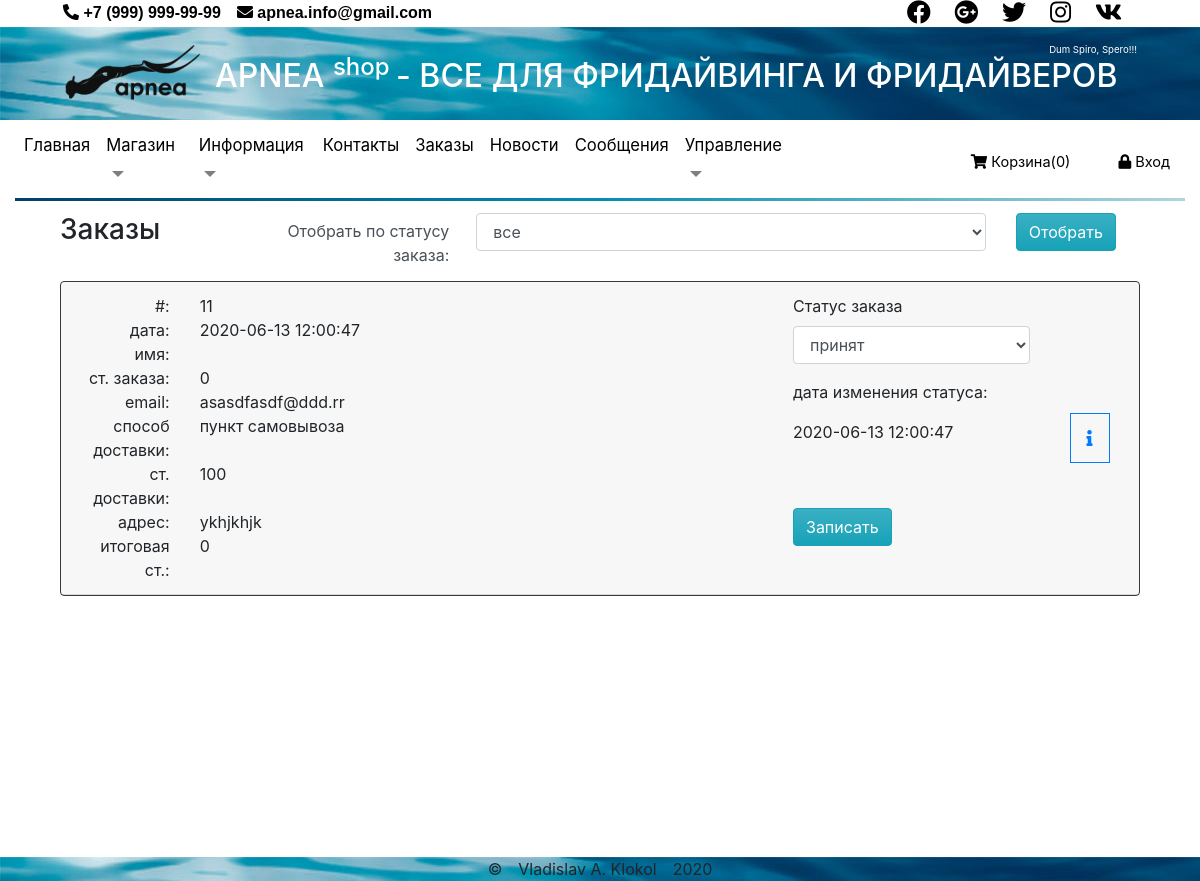
Screenshot of /views/admin/orders.php with the database file from the repository.
### tables this page shows
CREATE TABLE `orders` (
  `id` int(11) NOT NULL,
  `email` varchar(256) NOT NULL,
  `delivery` int(11) DEFAULT '1',
  `address` varchar(2048) DEFAULT NULL,
  `cost_delivery` int(11) DEFAULT '0',
  `date` datetime DEFAULT CURRENT_TIMESTAMP,
  `status_id` int(3) NOT NULL DEFAULT '1',
  `date_status` datetime DEFAULT CURRENT_TIMESTAMP,
  `user` varchar(1024) DEFAULT NULL,
  `cost_product` int(14) NOT NULL DEFAULT '0',
  `cost_total` int(14) NOT NULL DEFAULT '0'
);

CREATE TABLE `delivery` (
  `id` int(11) NOT NULL,
  `name` varchar(256) NOT NULL,
  `cost` int(5) NOT NULL DEFAULT '0'
);

CREATE TABLE `status` (
  `id` int(3) NOT NULL,
  `name` varchar(50) NOT NULL
);

### module/pdo_query.php (called while the page is built, shortened)
<?php
function getTable(object $pdo, string $table, string $where = "1", $sort = "", $limit = ""): array
{
    $sql = "SELECT * FROM `$table`
    WHERE " . ($where == "" ? 1 : "$where")
        . ($sort == "" ? "" : " ORDER BY $sort")
        . ($limit == "" ? "" : " LIMIT $limit");
    $stmt = $pdo->prepare($sql);
    $stmt->execute();
    return $stmt->fetchAll();
}
function getOrder(object $pdo, array $data): array
{
    $sql = "SELECT
                `orders`.* ,
                `delivery`.name as 'devil'
            FROM `orders`
            LEFT JOIN
                `delivery`
            ON
            `orders`.delivery = `delivery`.id";
    $stmt = $pdo->prepare($sql);
    $stmt->execute();
    return $stmt->fetchAll();
}

### views/admin/orders.php (the view, shortened to what this page needs)
<?php
require $_SERVER['DOCUMENT_ROOT'] . '/views/layouts/index.php';
$status = getTable($pdo, 'status');
if (isset($_POST['selectStatus'])) {
    if ($_POST['status'] == -1) {
        $orders = getOrder($pdo, []);
    } else {
        $orders = getOrder($pdo, $_POST);
    }
} else {
    $orders = getOrder($pdo, []);
};
require  $_SERVER['DOCUMENT_ROOT'] . '/views/layouts/header.php';
?>
<div class="row">
    <div class="col-2">
        <h3>Заказы</h3>
    </div>
    <div class="col-10">
        <form method="POST">
            <div class="row">
                <div class="col-3 text-right form-control border-0">
                    <label for="selectStatus">Отобрать по статусу заказа: </label>
                </div>
                <div class="col-7">
                    <select class="form-control" id="eselectStatus" name="status">
                        <option value="-1">все</option>
                    </select>
                </div>
                <div class="col-2 ">
                    <input type="submit" class="btn btn-info" name="selectStatus" value="Отобрать">
                </div>
            </div>
        </form>
    </div>
</div>
<div class="row">
    <div class="col">
        <div class="accordion" id="accordionExample">
            <?php
            foreach ($orders as $order) {
            ?>
                <div class="card border-dark">
                    <div class="card-header" id="heading<?= $order['id'] ?>">
                        <div class="row mb-0">
                            <div class="col-8">
                                <div class="row">
                                    <div class="col-2 text-right border-bottom border-secondary">#:</div>
                                    <div class="col text-left border-bottom border-secondary"><?= $order['id'] ?></div>
                                </div>
                                <div class="row">
                                    <div class="col-2  text-right border-bottom border-secondary">дата:</div>
                                    <div class="col text-left border-bottom border-secondary"><?= $order['date'] ?></div>
                                </div>
                                <div class="row">
                                    <div class="col-2 text-right border-bottom border-secondary">имя:</div>
                                    <div class="col text-left border-bottom border-secondary"><?= $order['user'] ?></div>
                                </div>
                                <div class="row">
                                    <div class="col-2 text-right border-bottom border-secondary">ст. заказа:</div>
                                    <div class="col text-left border-bottom border-secondary"><?= $order['cost_product'] ?></div>
                                </div>
                                <div class="row">
                                    <div class="col-2  text-right border-bottom border-secondary">email:</div>
                                    <div class="col text-left border-bottom border-secondary"><?= $order['email'] ?></div>
                                </div>
                                <div class="row">
                                    <div class="col-2  text-right border-bottom border-secondary">способ доставки:</div>
                                    <div class="col text-left border-bottom border-secondary"><?= $order['devil'] ?></div>
                                </div>
                                <div class="row">
                                    <div class="col-2  text-right border-bottom border-secondary">ст. доставки:</div>
                                    <div class="col text-left border-bottom border-secondary"><?= $order['cost_delivery'] ?></div>
                                </div>
                                <div class="row">
                                    <div class="col-2  text-right  border-bottom border-secondary">адрес:</div>
                                    <div class="col text-left border-bottom border-secondary"><?= $order['address'] ?></div>
                                </div>
                                <div class="row">
                                    <div class="col-2 text-right border-bottom border-secondary">итоговая ст.:</div>
                                    <div class="col text-left border-bottom border-secondary"><?= $order['cost_total'] ?></div>
                                </div>
                            </div>
                            <div class="col-3">
                                <form method="POST">
                                    <div class="form-group">
                                        <label for="exampleFormControlSelect1">Статус заказа</label>
                                        <select class="form-control" id="exampleFormControlSelect1" name="status">
                                            <?php
                                            foreach ($status as $stat) { ?>
                                                <option value="<?= $stat['id'] ?>" <?= $stat['id'] == $order['status_id'] ? 'selected' : '' ?>><?= $stat['name'] ?></option>
                                            <?php } ?>
                                        </select>
                                    </div>
                                    <p>дата изменения статуса:</p>
                                    <p><?= $order['date_status'] ?></p>
                                    <input type="submit" class="btn btn-info mt-5" name="chnOrder" value="Записать">
                                </form>
                            </div>
                            <button class="col-1 btn btn-link btn-show" type="button" data-toggle="collapse" data-target="#collapse<?= $order['id'] ?>" aria-expanded="true" aria-controls="collapse<?= $order['id'] ?> ">
                                <i class="fas fa-info border border-primary rounded-lg p-3"></i>
                            </button>
                        </div>
                    </div>
                </div>
            <?php } ?>
        </div>
    </div>
</div>
<?php require $_SERVER['DOCUMENT_ROOT'] . '/views/layouts/footer.php';

### rows the page displays
orders: id "11", date "2020-06-13 12:00:47", cost_product "0", email "asasdfasdf@ddd.rr", delivery.name "пункт самовывоза", cost_delivery "100", address "ykhjkhjk", cost_total "0", status "принят", date_status "2020-06-13 12:00:47"

### other values shown
$inBasket "0"
